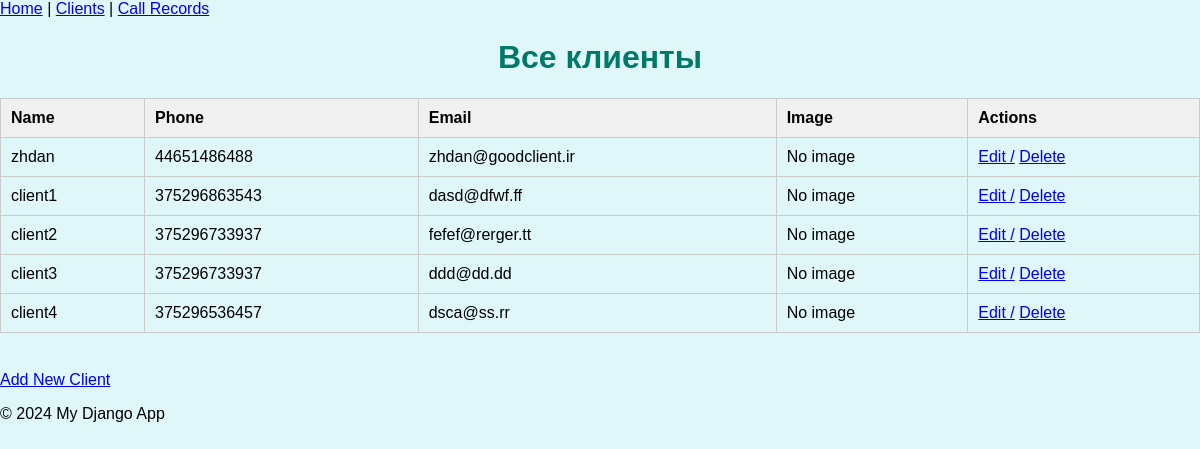
The page /clients/ on the database as committed earlier.
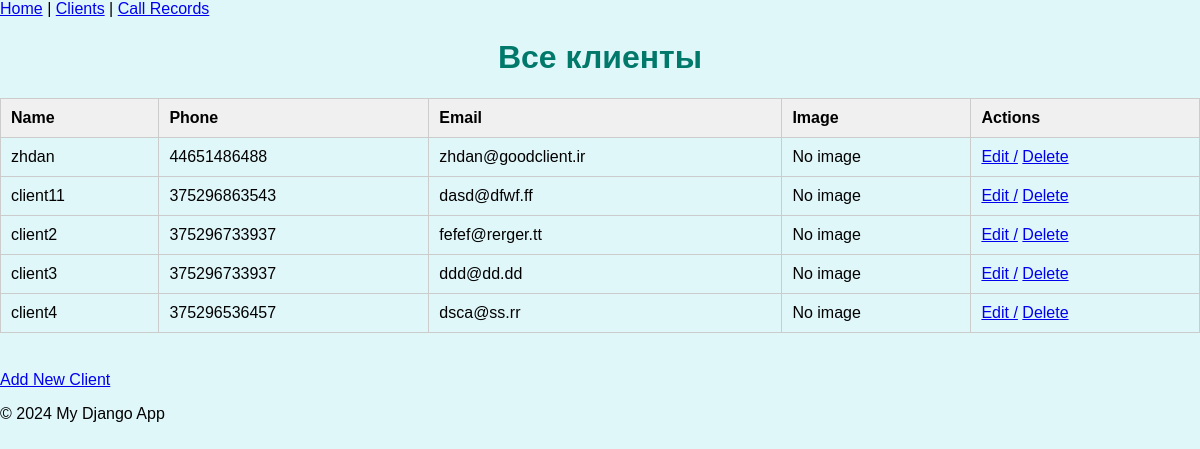
The same page on the database as committed later.
### configurations/models.py (models this page shows, shortened)
class Client(models.Model):
    name = models.CharField(max_length=55)
    email = models.EmailField(unique=True)
    phone = models.CharField(max_length=20)
    image = models.ImageField(upload_to='client_images/', blank=True, null=True)

### configurations/views.py (the view)
# urls.py: path('clients/', client_list, name='client_list'),
def client_list(request):
    clients = Client.objects.all()  # Получаем всех клиентов
    return render(request, 'configurations/client_list.html', {'clients': clients})

### configurations/templates/configurations/client_list.html (shortened to what this page needs)
{% extends 'base.html' %}
{% block content %}
<h1>Все клиенты</h1>
<table>
    <thead>
        <tr>
            <th>Name</th>
            <th>Phone</th>
            <th>Email</th>
            <th>Image</th>
            <th>Actions</th>
        </tr>
    </thead>
    <tbody>
        {% for client in clients %}
        <tr>
            <td>{{ client.name }}</td>
            <td>{{ client.phone }}</td>
            <td>{{ client.email }}</td>
            {% if client.image %}
            <TD>
    <img src="{{ client.image.url }}" alt="{{ client.name }}" width="50" height="50"></TD>
{% else %}
    <td>No image</td>
{% endif %}
            <td>
                <a href="{% url 'edit_client' client.pk %}">Edit  /</a>
                <a href="{% url 'delete_client' client.pk %}">  Delete</a>
            </td>
        </tr>
        {% endfor %}
    </tbody>
</table>
<br>
<a href="{% url 'add_client' %}">Add New Client</a>
{% endblock %}

### configurations/templates/base.html (shortened to what this page needs)
{% load static %}
<!DOCTYPE html>
<html lang="en">
<head>
    <link rel="stylesheet" href="{% static 'css/styles.css' %}">
</head>
<body>
    <header>
        <nav>
            <a href="{% url 'home' %}">Home</a> |
            <a href="{% url 'client_list' %}">Clients</a> |
            <a href="{% url 'call_list' %}">Call Records</a>
        </nav>
    </header>
    <main>
        {% block content %}{% endblock %}
    </main>
    <footer>
        <p>&copy; 2024 My Django App</p>
    </footer>
</body>
</html>

### static/css/styles.css (style rules this page uses)
body { font-family: Arial, sans-serif; margin: 0; padding: 0; background-color: #e0f7fa; }
h1 { color: #00796b; text-align: center; }
table { width: 100%; border-collapse: collapse; margin: 20px 0; }
th, td { padding: 10px; text-align: left; border: 1px solid #ccc; }
th { background-color: #f0f0f0; }

Rows that differ between the two databases and show on the page:
changed Client "dasd@dfwf.ff": name "client1" → "client11"
